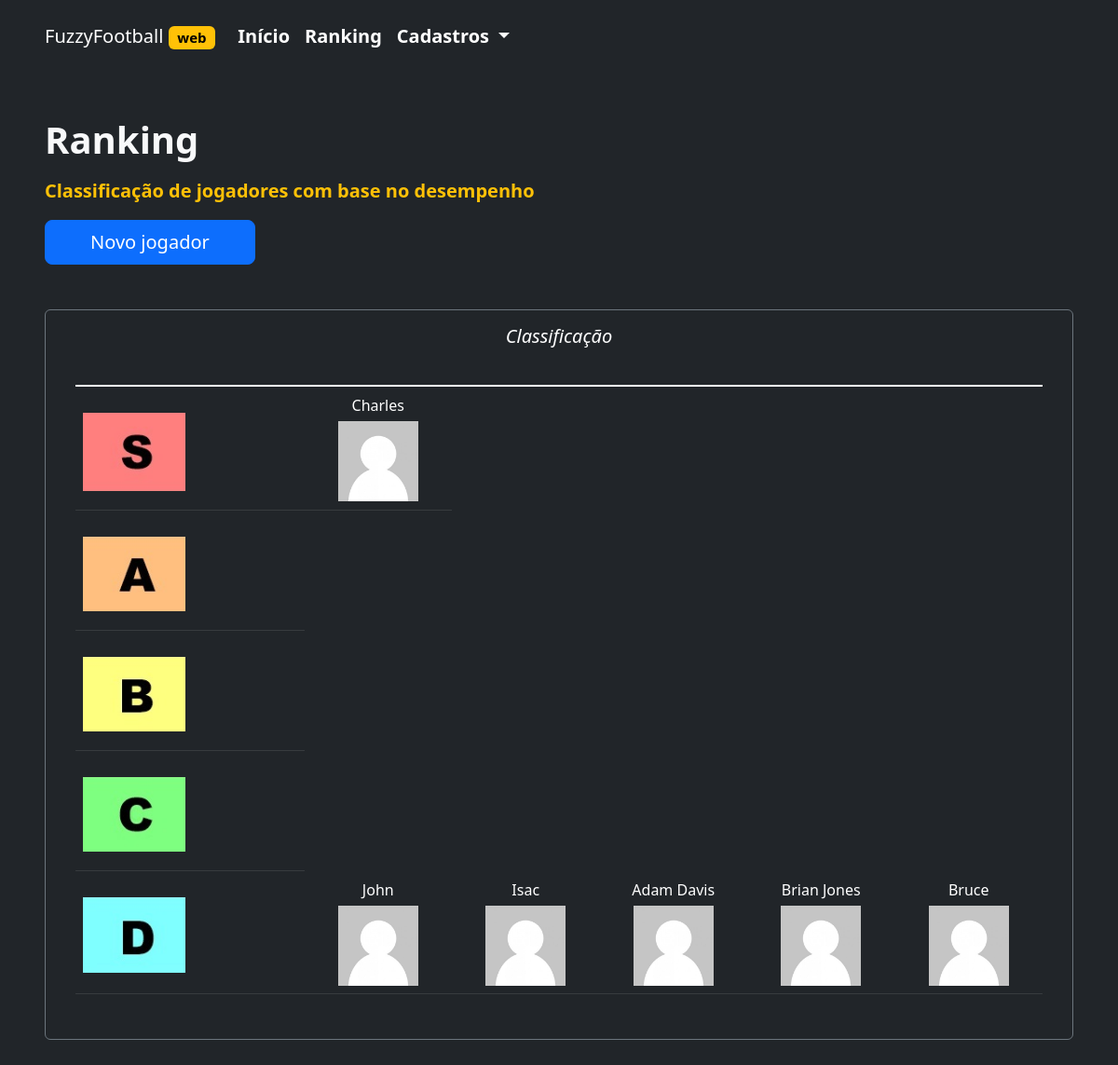
The page /ranking/ on the database its author committed.
### nflscoreapp/models.py (models this page shows)
class Jogador(models.Model):
    nome = models.CharField(max_length=50)
    vitorias = models.IntegerField()
    touchdowns = models.IntegerField()
    jardas = models.IntegerField()
    recepcoes = models.IntegerField()
    resultado = models.FloatField(blank=True)

### nflscoreapp/views.py (the view)
# urls.py: path('ranking/', ranking, name='ranking'),
def ranking(request):
    data = {}
    data['dbs'] = Jogador.objects.all()
    return render(request, 'list.html', data)

### nflscoreapp/templates/list.html (shortened to what this page needs)
{% load static %}
<!DOCTYPE html>
<html lang="pt-br">
<head>
  <link href="https://cdn.jsdelivr.net/npm/bootstrap@5.2.0/dist/css/bootstrap.min.css" rel="stylesheet"
 />
  <link rel="stylesheet" href="{% static 'css/main.css' %}">
</head>
<body class="bg-dark">
  <nav class="navbar navbar-dark navbar-expand-lg bg-dark my-2 mx-5">
    <a class="navbar-brand" href="/">
      FuzzyFootball
      <span class="badge bg-warning text-bg-light">web</span>
    </a>
    <div class="collapse navbar-collapse" id="navbarSupportedContent">
      <ul class="navbar-nav me-auto mb-2 mb-lg-0 fw-bold fs-5">
        <li class="nav-item">
          <a class="nav-link active" aria-current="page" href="/">Início</a>
        </li>
        <li class="nav-item">
          <a class="nav-link active" aria-current="page" href="/ranking">Ranking</a>
        </li>
        <li class="nav-item dropdown">
          <a class="nav-link dropdown-toggle active" href="#" role="button" data-bs-toggle="dropdown"
            aria-expanded="false">
            Cadastros
          </a>
        </li>
      </ul>
    </div>
  </nav>
  <main class="mt-2">
    <div class="text-center text-md-start p-0 p-md-5">
      <section id="cabecalho">
        <header>
          <h1 class="title text-light fw-bold">Ranking</h1>
          <p class="fs-5 mt-3 text-warning fw-semibold">Classificação de jogadores com base no desempenho</p>
          <a href="/form" class="btn btn-lg btn-primary px-5">Novo jogador</a>
        </header>
      </section>
      <section id="ranking" class="pt-5">
        <div class="card text-bg-dark border-secondary p-3">
          <i class="text-center">
            <h5>Classificação</h5>
          </i>
          <div class="card-body">
            <table id="tabela" class="table table-dark w-100">
              <thead>
                <th></th>
              </thead>
              <tbody class="table-group-divider">
                <tr>
                  <td><img class="word" src="{% static '/images/S.jpg' %}"></td>
                  {% for db in dbs %}
                  {% if db.resultado >= 6.5 %}
                  <td onclick="window.location='\\view\\{{db.id}}';">
                    <span>{{db.nome}}</span>
                    <img class="photo" src="{% static '/images/profile-photo.jpeg' %}">
                  </td>
                  {% endif %}
                  {% endfor %}
                </tr>
                <tr>
                  <td><img class="word" src="{% static '/images/A.jpg' %}"></td>
                </tr>
                <tr>
                  <td><img class="word" src="{% static '/images/B.jpg' %}"></td>
                </tr>
                <tr>
                  <td><img class="word" src="{% static '/images/C.jpg' %}"></td>
                </tr>
                <tr>
                  <td><img class="word" src="{% static '/images/D.jpg' %}"></td>
                  {% for db in dbs %}
                  {% if db.resultado < 1.5 %}
                  <td onclick="window.location='\\view\\{{db.id}}';">
                    <span>{{db.nome}}</span>
                    <img class="photo" src="{% static '/images/profile-photo.jpeg' %}">
                  </td>
                  {% endif %}
                  {% endfor %}
                </tr>
              </tbody>
            </table>
          </div>
        </div>
      </section>
    </div>
  </main>
</body>
</html>

### nflscoreapp/static/css/main.css (style rules this page uses)
.photo { padding-top: 5px; width: 86px; display: block; margin-left: auto; margin-right: auto; }
td { width: 20px; text-align: center; word-break: normal; }
td:first-child { text-align: left; }
.word { margin-top: 20px; margin-bottom: 12px; margin-right: 32px; width: 110px; }

### rows shown on the page
Jogador: nome "Charles"
Jogador: nome "John"
Jogador: nome "Isac"
Jogador: nome "Adam Davis"
Jogador: nome "Brian Jones"
Jogador: nome "Bruce"
